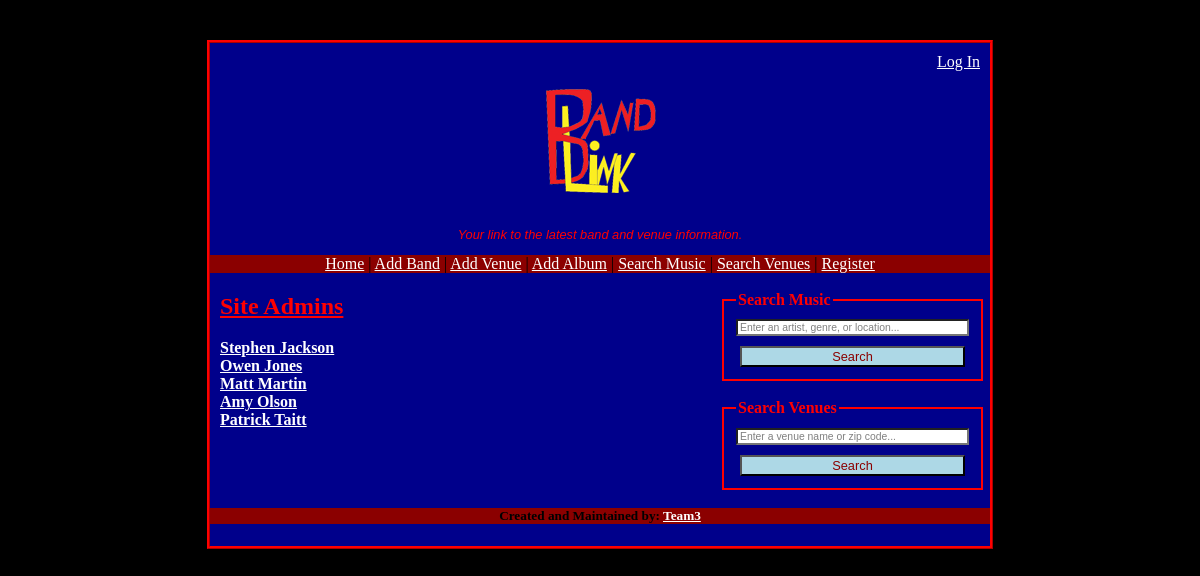
The page /Administrators.php on the database as committed earlier.
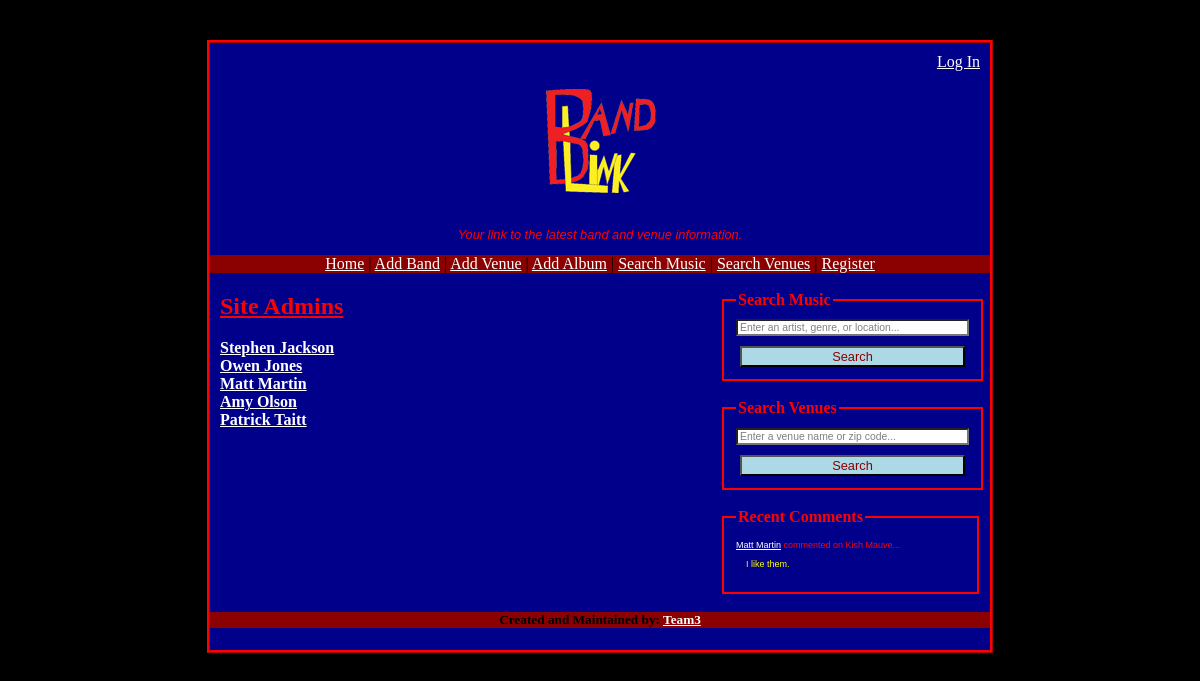
The same page on the database as committed later.
### tables this page shows
CREATE TABLE IF NOT EXISTS `comments` (
  `id` int(11) NOT NULL AUTO_INCREMENT,
  `comment` blob NOT NULL,
  `date` date NOT NULL,
  `time` time NOT NULL,
  `reply` int(11) NOT NULL,
  `email` varchar(50) NOT NULL,
  `band_id` int(11) NOT NULL,
  `venue_id` int(11) NOT NULL,
  `track_id` int(11) NOT NULL,
  `album_id` int(11) NOT NULL,
  PRIMARY KEY (`id`),
  KEY `email` (`email`),
  KEY `band_id` (`band_id`),
  KEY `venue_id` (`venue_id`),
  KEY `track_id` (`track_id`),
  KEY `album_id` (`album_id`)
);

CREATE TABLE IF NOT EXISTS `users` (
  `name` varchar(40) NOT NULL,
  `email` varchar(50) NOT NULL,
  `password` varchar(100) NOT NULL,
  `admin` tinyint(4) NOT NULL,
  PRIMARY KEY (`email`)
);

CREATE TABLE IF NOT EXISTS `band` (
  `band_id` int(11) NOT NULL AUTO_INCREMENT,
  `bandName` varchar(30) NOT NULL,
  `bandCity` varchar(40) NOT NULL,
  `bandState` varchar(25) NOT NULL,
  `bandDescription` blob NOT NULL,
  `bandPhoto` varchar(100) NOT NULL,
  PRIMARY KEY (`band_id`),
  KEY `band_index` (`bandName`)
);

### projectSideBar.php (the view, shortened to what this page needs)
<?php
function search_panel($title, $id, $action, $msg)
{
	$style = "style=\"width:225px; display:block; margin-left:auto; margin-right:auto; color:gray; font-size:0.65em;\"";
	$on_focus = "onFocus=\"if (this.value == '$msg') { this.value = ''; } this.style.color = 'black';\"";
	$on_blur = "onBlur=\"if (this.value == '') { this.value = '$msg'; this.style.color = 'gray'; }\"";
	$searchbox = "<input $style $on_focus $on_blur id=\"$id\" name=\"q\" type=\"text\" value=\"$msg\" />";
	$style = "style=\"width:225px; display:block; margin:10px auto 2px auto;\"";
	$button = "<input $style type=\"submit\" value=\" Search \" />";
	$search_panel = "<br />\n";
	$search_panel .= "<fieldset style=\"border:2px solid red;\">\n";
	$search_panel .= "<legend style=\"color:red; font-weight:bold;\">$title</legend>\n";
	$search_panel .= "<form onSubmit=\"if (this.q.value == '$msg') this.q.value = ''\" ";
	$search_panel .= "method=\"get\" action=\"$action\">\n";
	$search_panel .= "$searchbox\n$button\n";
	$search_panel .= "</form>\n";
	$search_panel .= "</fieldset>\n";
	return $search_panel;
}
function recent_comments($num_comments)
{
	include("db_connect.php");
	$recent_comments = "<br />\n<fieldset style=\"border:2px solid red;\">\n";;
	$recent_comments .= "<legend style=\"color:red; font-weight:bold;\">Recent Comments</legend>\n";
	$query = "SELECT a.*, b.name FROM comments AS a NATURAL JOIN users AS b ORDER BY a.id DESC LIMIT $num_comments";
	$result = mysqli_query($db, $query);
	while ($row = mysqli_fetch_assoc($result))
	{
		$count = 0;
		$band = $row['band_id'];
		$venue = $row['venue_id'];
		$exists = false;
		if (!empty($band))
		{
			$result2 = mysqli_query($db, "SELECT * FROM band WHERE band_id = '$band'");
			while ($row2 = mysqli_fetch_assoc($result2))
			{
				$name = $row2['bandName'];
				$exists = true;
			}
		}
		if ($exists)
		{
			$recent_comments .= "<p style='font-size:xx-small;'><a href='comments.php?";
			if (!empty($band)) $recent_comments .= "band=$band";
			else if (!empty($venue)) $recent_comments .=  "venue=$venue";
			$recent_comments .=  "#".$row['id']."'>".$row['name']."</a> commented on $name";
			$recent_comments .=  "...<p style='width:219px; margin-left:10px; color:yellow; font-size:xx-small;'>\n";
			$recent_comments .= $row['comment']."\n</p>\n</p>\n";
		}
		++$count;
	}
	if ($count < 1) return "";
	$recent_comments .= "</fieldset>\n";
	return $recent_comments;
}
echo "<div id=\"sidebar\">\n";
echo search_panel("Search Music", "searchBand", "musicsearch.php", "Enter an artist, genre, or location...");
echo search_panel("Search Venues", "searchVenue", "venuesearch.php", "Enter a venue name or zip code...");
echo recent_comments(5);
echo "<br /></div>\n";
?>

Rows that differ between the two databases and show on the page:
added comments: users.name "Matt Martin", band.bandName "Kish Mauve", comment "I like them."
Other text that changed with them:
text now shown: "Recent Comments"
